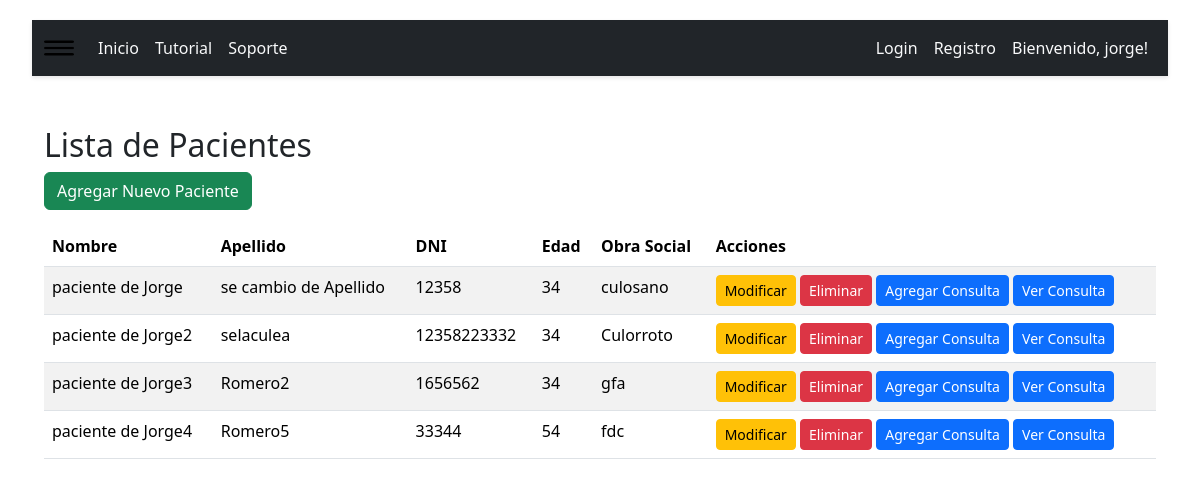
Page /lista_pacientes/ (signed in) on the committed database.
### GestionPacientes/models.py (models this page shows, shortened)
class Paciente(models.Model):
    usuario = models.ForeignKey(User, on_delete=models.CASCADE, related_name='pacientes')
    nombre = models.CharField(max_length=100)
    apellido = models.CharField(max_length=100)
    dni = models.CharField(max_length=100, unique=True)  # DNI único por paciente
    edad = models.PositiveIntegerField()
    obra_social = models.CharField(max_length=100, blank=True, null=True)

### GestionPacientes/views.py (the view)
# urls.py: path('lista_pacientes/', lista_pacientes,  name='lista_pacientes'),
@login_required
def lista_pacientes(request):
    pacientes = Paciente.objects.filter(usuario=request.user)
    return render(request, 'lista_pacientes.html', {
        'pacientes': pacientes,
    })

### GestionPacientes/templates/lista_pacientes.html
{% extends 'home.html' %}
{% block content %}
<div class="container mt-5">
    <h2>Lista de Pacientes</h2>
    <a href="{% url 'subir_paciente' %}" class="btn btn-success mb-3">Agregar Nuevo Paciente</a>
    <table class="table table-striped">
        <thead>
            <tr>
                <th>Nombre</th>
                <th>Apellido</th>
                <th>DNI</th>
                <th>Edad</th>
                <th>Obra Social</th>
                <th>Acciones</th>
            </tr>
        </thead>
        <tbody>
            {% for paciente in pacientes %}
            <tr>
                <td>{{ paciente.nombre }}</td>
                <td>{{ paciente.apellido }}</td>
                <td>{{ paciente.dni }}</td>
                <td>{{ paciente.edad }}</td>
                <td>{{ paciente.obra_social|default:"-" }}</td>
                <td>
                    <a href="{% url 'modificar_paciente' paciente.id %}" class="btn btn-warning btn-sm">Modificar</a>
                    <a href="" class="btn btn-danger btn-sm">Eliminar</a>
                    <a href="{% url 'agregar_consulta' paciente.id %}" class="btn btn-primary btn-sm">Agregar Consulta</a>
                    <a href="{% url 'lista_consultas' paciente.id %}" class="btn btn-primary btn-sm">Ver Consulta</a>
                </td>
            </tr>
            {% empty %}
            <tr>
                <td colspan="6" class="text-center">No hay pacientes registrados.</td>
            </tr>
            {% endfor %}
        </tbody>
    </table>
</div>
{% endblock %}

### GestionPacientes/templates/home.html (shortened to what this page needs)
<!DOCTYPE html>
<html lang="es">
<head>
    <link href="https://cdn.jsdelivr.net/npm/bootstrap@5.3.0/dist/css/bootstrap.min.css" rel="stylesheet">
    <link href="https://cdn.jsdelivr.net/npm/bootstrap@5.3.3/dist/css/bootstrap.min.css" rel="stylesheet">
{% load static %}
<link rel="stylesheet" type="text/css" href="{% static 'css/bootstrap.min.css' %}">
</head>
{% load static %}
<body>
<div class="container-fluid">
    <div class="content">
        <nav class="navbar navbar-expand-lg  bg-dark text-light  ">
          <div class="container-fluid ">
            <img class="navbar-brand" src="{% static 'images/menu.png' %}" type="button" class="img-fluid p-1 mt-5 rounded " alt="..." width="30" height="30" data-bs-toggle="offcanvas" data-bs-target="#offcanvasWithBothOptions">
            <div class="collapse navbar-collapse" id="navbarNav">
                <ul class="navbar-nav">
                    <li class="nav-item "><a class="nav-link text-light" href="{% url 'home' %}">Inicio</a></li>
                    <li class="nav-item"><a class="nav-link text-light" href="#">Tutorial</a></li>
                    <li class="nav-item"><a class="nav-link text-light" href="">Soporte</a></li>
                    </ul>
                <ul class="navbar-nav ms-auto">
                    <li class="nav-item "><a class="nav-link text-light" href="{% url 'account_login' %}">Login</a></li>
                    <li class="nav-item "><a class="nav-link text-light" href="{% url 'account_signup' %}">Registro</a></li>
                    <li class="nav-item "><a class="nav-link text-light" href="#">Bienvenido, {{ user.username }}!</a></li>
                </ul>
            </div>
        </div>
          </nav>
        <div style="margin-top: 50px;">
            {%block content%}
            {%endblock %}
        </div>
    </div>
</div>
</body>
</html>

### GestionPacientes/templates/home.html (style rules this page uses)
body { display: flex; }
.content { flex-grow: 1; background-color: white; min-height: 100vh; padding: 20px; }
.navbar { position: fixed; width: 100%; top: 0; right: 0; background-color: white; padding: 10px; box-shadow: 0 2px 4px rgba(0, 0, 0, 0.1); }

### rows in the picture
Paciente: nombre "paciente de Jorge", apellido "se cambio de Apellido", dni "12358", edad "34", obra_social "culosano"
Paciente: nombre "paciente de Jorge2", apellido "selaculea", dni "12358223332", edad "34", obra_social "Culorroto"
Paciente: nombre "paciente de Jorge3", apellido "Romero2", dni "1656562", edad "34", obra_social "gfa"
Paciente: nombre "paciente de Jorge4", apellido "Romero5", dni "33344", edad "54", obra_social "fdc"

### other values in the picture
{{ user.username }} "jorge"
